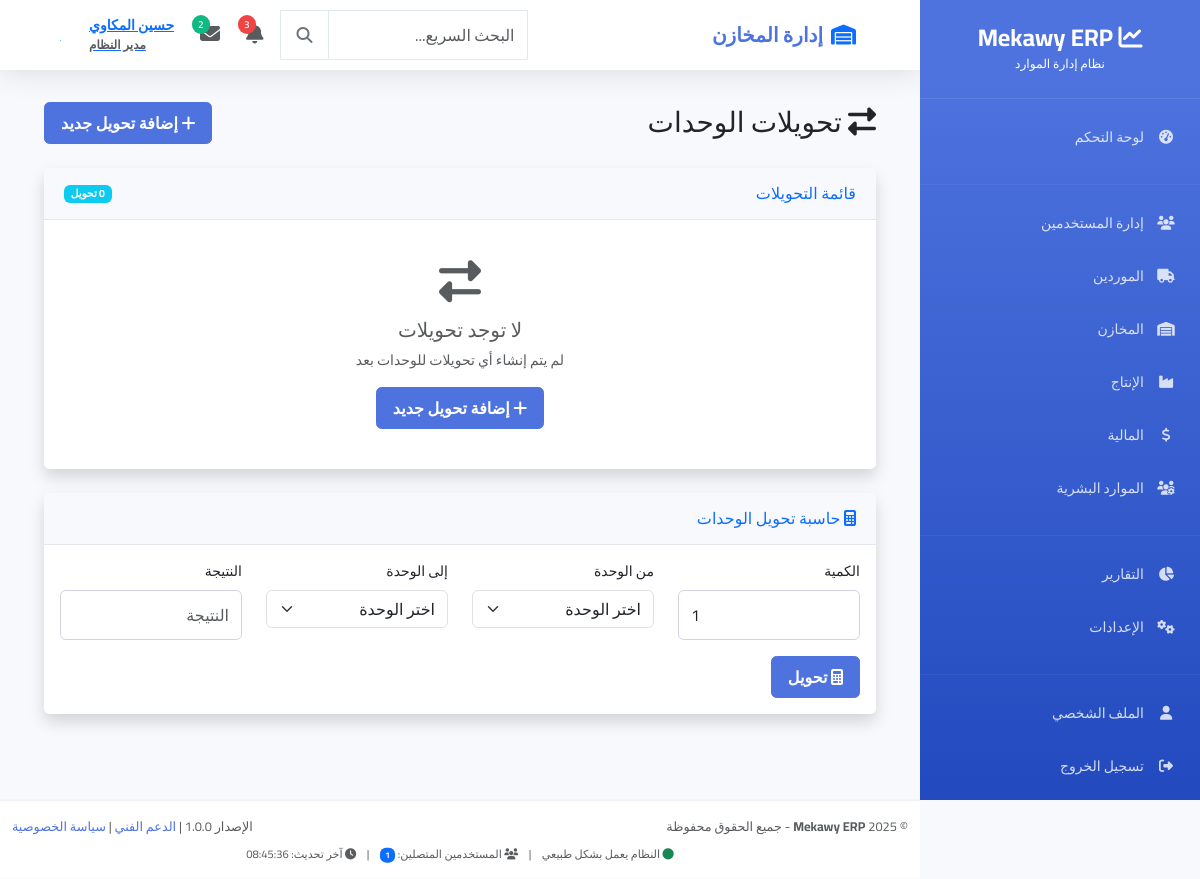
The page /warehouses/unit-conversions/ (signed in) on the database its author committed.
### users/models.py (models this page shows, shortened)
class User(AbstractUser):
    ROLE_CHOICES = [
        ('admin', 'مدير النظام'),
        ('manager', 'مدير'),
        ('warehouse_manager', 'مدير المخازن'),
        ('warehouse_employee', 'موظف مخازن'),
        ('production_manager', 'مدير الإنتاج'),
        ('accountant', 'محاسب'),
        ('employee', 'موظف'),
        ('viewer', 'مشاهد فقط'),
    ]
    email = models.EmailField(unique=True, verbose_name="البريد الإلكتروني")
    phone = models.CharField(max_length=20, blank=True, null=True, verbose_name="رقم الهاتف")
    role = models.CharField(max_length=20, choices=ROLE_CHOICES, default='employee', verbose_name="الدور")
    department = models.CharField(max_length=100, blank=True, null=True, verbose_name="القسم")
    profile_picture = models.ImageField(upload_to='profile_pics/', blank=True, null=True, verbose_name="الصورة الشخصية")
    is_active = models.BooleanField(default=True, verbose_name="نشط")
    created_at = models.DateTimeField(auto_now_add=True, verbose_name="تاريخ الإنشاء")
    updated_at = models.DateTimeField(auto_now=True, verbose_name="آخر تحديث")
    USERNAME_FIELD = 'email'
    REQUIRED_FIELDS = ['username', 'first_name', 'last_name']
    class Meta:
        db_table = 'users_user'
        verbose_name = 'مستخدم'
        verbose_name_plural = 'المستخدمون'
    @property
    def full_name(self):
        return f"{self.first_name} {self.last_name}".strip()

### warehouses/views.py (the view)
# urls.py: path('unit-conversions/', views.UnitConversionListView.as_view(), name='unit_conversion_list'),
class UnitConversionListView(LoginRequiredMixin, ListView):
    model = UnitConversion
    template_name = 'warehouses/unit_conversion_list.html'
    context_object_name = 'conversions'
    paginate_by = 20
    def get_queryset(self):
        return UnitConversion.objects.select_related('from_unit', 'to_unit').order_by('from_unit__name')

### Mekawy_ERP/context_processors.py (called while the page is built)
def global_context(request):
    context = {
        'current_year': timezone.now().year,
        'current_date': timezone.now().date(),
        'current_time': timezone.now().time(),
    }
    if request.user.is_authenticated:
        context['online_users_count'] = User.objects.filter(is_active=True).count()
        context['last_update'] = timezone.now().strftime('%H:%M:%S')
    return context

### templates/warehouses/unit_conversion_list.html (shortened to what this page needs)
{% extends 'base.html' %}
{% load static %}
{% block content %}
<div class="container-fluid">
    <div class="d-sm-flex align-items-center justify-content-between mb-4">
        <h1 class="h3 mb-0 text-gray-800">
            <i class="fas fa-exchange-alt"></i> تحويلات الوحدات
        </h1>
        {% if user.role != 'viewer' %}
        <a href="{% url 'warehouses:unit_conversion_add' %}" class="btn btn-primary">
            <i class="fas fa-plus"></i> إضافة تحويل جديد
        </a>
        {% endif %}
    </div>
    <div class="card shadow mb-4">
        <div class="card-header py-3 d-flex justify-content-between align-items-center">
            <h6 class="m-0 font-weight-bold text-primary">قائمة التحويلات</h6>
            <span class="badge bg-info">{{ conversions|length }} تحويل</span>
        </div>
        <div class="card-body">
            {% if conversions %}
            <div class="table-responsive">
                <table class="table table-bordered table-hover">
                    <thead class="table-light">
                        <tr>
                            <th>من الوحدة</th>
                            <th>إلى الوحدة</th>
                            <th>معامل التحويل</th>
                            <th>مثال</th>
                            <th>الإجراءات</th>
                        </tr>
                    </thead>
                    <tbody>
                        {% for conversion in conversions %}
                        <tr>
                            <td>
                                <span class="badge bg-primary">{{ conversion.from_unit.name }}</span>
                                <small class="text-muted">({{ conversion.from_unit.symbol }})</small>
                            </td>
                            <td>
                                <span class="badge bg-success">{{ conversion.to_unit.name }}</span>
                                <small class="text-muted">({{ conversion.to_unit.symbol }})</small>
                            </td>
                            <td>
                                <strong>{{ conversion.conversion_factor }}</strong>
                            </td>
                            <td>
                                <small class="text-info">
                                    1 {{ conversion.from_unit.symbol }} = {{ conversion.conversion_factor }} {{ conversion.to_unit.symbol }}
                                </small>
                            </td>
                            <td>
                                {% if user.role != 'viewer' %}
                                <div class="btn-group" role="group">
                                    <a href="{% url 'warehouses:unit_conversion_edit' conversion.pk %}"
                                       class="btn btn-sm btn-outline-primary">
                                        <i class="fas fa-edit"></i>
                                    </a>
                                    {% if user.role == 'admin' %}
                                    <a href="{% url 'warehouses:unit_conversion_delete' conversion.pk %}"
                                       class="btn btn-sm btn-outline-danger"
                                       onclick="return confirmDelete('هل أنت متأكد من حذف هذا التحويل؟')">
                                        <i class="fas fa-trash"></i>
                                    </a>
                                    {% endif %}
                                </div>
                                {% endif %}
                            </td>
                        </tr>
                        {% endfor %}
                    </tbody>
                </table>
            </div>
            {% if is_paginated %}
            <nav aria-label="Page navigation">
                <ul class="pagination justify-content-center">
                    {% if page_obj.has_previous %}
                        <li class="page-item">
                            <a class="page-link" href="?page=1">الأولى</a>
                        </li>
                        <li class="page-item">
                            <a class="page-link" href="?page={{ page_obj.previous_page_number }}">السابقة</a>
                        </li>
                    {% endif %}
                    <li class="page-item active">
                        <span class="page-link">{{ page_obj.number }} من {{ page_obj.paginator.num_pages }}</span>
                    </li>
                    {% if page_obj.has_next %}
                        <li class="page-item">
                            <a class="page-link" href="?page={{ page_obj.next_page_number }}">التالية</a>
                        </li>
                        <li class="page-item">
                            <a class="page-link" href="?page={{ page_obj.paginator.num_pages }}">الأخيرة</a>
                        </li>
                    {% endif %}
                </ul>
            </nav>
            {% endif %}
            {% else %}
            <div class="text-center py-4">
                <i class="fas fa-exchange-alt fa-3x text-muted mb-3"></i>
                <h5 class="text-muted">لا توجد تحويلات</h5>
                <p class="text-muted">لم يتم إنشاء أي تحويلات للوحدات بعد</p>
                {% if user.role != 'viewer' %}
                <a href="{% url 'warehouses:unit_conversion_add' %}" class="btn btn-primary">
                    <i class="fas fa-plus"></i> إضافة تحويل جديد
                </a>
                {% endif %}
            </div>
            {% endif %}
        </div>
    </div>
    <div class="card shadow">
        <div class="card-header py-3">
            <h6 class="m-0 font-weight-bold text-primary">
                <i class="fas fa-calculator"></i> حاسبة تحويل الوحدات
            </h6>
        </div>
        <div class="card-body">
            <div class="row">
                <div class="col-md-3">
                    <label class="form-label">الكمية</label>
                    <input type="number" id="quantity" class="form-control" value="1" step="0.01">
                </div>
                <div class="col-md-3">
                    <label class="form-label">من الوحدة</label>
                    <select id="fromUnit" class="form-select">
                        <option value="">اختر الوحدة</option>
                    </select>
                </div>
                <div class="col-md-3">
                    <label class="form-label">إلى الوحدة</label>
                    <select id="toUnit" class="form-select">
                        <option value="">اختر الوحدة</option>
                    </select>
                </div>
                <div class="col-md-3">
                    <label class="form-label">النتيجة</label>
                    <input type="text" id="result" class="form-control" readonly placeholder="النتيجة">
                </div>
            </div>
            <div class="mt-3">
                <button type="button" id="convertBtn" class="btn btn-primary">
                    <i class="fas fa-calculator"></i> تحويل
                </button>
            </div>
        </div>
    </div>
</div>
{% endblock %}

### templates/partials/navbar.html (shortened to what this page needs)
<nav class="navbar navbar-expand-lg">
    <div class="container-fluid px-3">
        <div class="navbar-brand mb-0 fw-bold fs-5">
            {% block page_title %}
                {% if request.resolver_match.url_name == 'index' %}
                    <i class="fas fa-tachometer-alt text-primary me-2"></i>لوحة التحكم
                {% elif 'users' in request.resolver_match.app_name %}
                    <i class="fas fa-users text-primary me-2"></i>إدارة المستخدمين
                {% elif 'suppliers' in request.resolver_match.app_name %}
                    <i class="fas fa-truck text-primary me-2"></i>إدارة الموردين
                {% elif 'warehouses' in request.resolver_match.app_name %}
                    <i class="fas fa-warehouse text-primary me-2"></i>إدارة المخازن
                {% elif 'production' in request.resolver_match.app_name %}
                    <i class="fas fa-industry text-primary me-2"></i>إدارة الإنتاج
                {% elif 'finance' in request.resolver_match.app_name %}
                    <i class="fas fa-chart-line text-primary me-2"></i>إدارة المالية
                {% elif 'hr' in request.resolver_match.app_name %}
                    <i class="fas fa-users-cog text-primary me-2"></i>الموارد البشرية
                {% else %}
                    <i class="fas fa-chart-line text-primary me-2"></i>Mekawy ERP
                {% endif %}
            {% endblock %}
        </div>
        <div class="d-flex align-items-center gap-2">
            <div class="search-container d-none d-md-block">
                <div class="input-group">
                    <input type="text" class="form-control search-input" placeholder="البحث السريع..." style="width: 200px;">
                    <button class="btn btn-outline-secondary search-btn" type="button">
                        <i class="fas fa-search"></i>
                    </button>
                </div>
            </div>
            <div class="dropdown">
                <button class="btn btn-link position-relative p-2" data-bs-toggle="dropdown">
                    <i class="fas fa-bell fs-5 text-muted"></i>
                    <span class="notification-badge">3</span>
                </button>
            </div>
            <div class="dropdown">
                <button class="btn btn-link position-relative p-2" data-bs-toggle="dropdown">
                    <i class="fas fa-envelope fs-5 text-muted"></i>
                    <span class="message-badge">2</span>
                </button>
            </div>
            <div class="dropdown">
                <button class="btn btn-link d-flex align-items-center gap-2 p-2" data-bs-toggle="dropdown">
                    <div class="user-info text-end d-none d-lg-block">
                        <div class="fw-semibold">{{ user.get_full_name|default:user.username }}</div>
                        <small class="text-muted">{{ user.get_role_display|default:"مستخدم" }}</small>
                    </div>
                    {% if user.profile_picture %}
                        <img src="{{ user.profile_picture.url }}" class="user-avatar" alt="{{ user.get_full_name }}">
                    {% else %}
                        <div class="user-avatar-placeholder">
                            {{ user.get_full_name|first|upper|default:"U" }}
                        </div>
                    {% endif %}
                </button>
            </div>
        </div>
    </div>
</nav>

### templates/base.html (style rules this page uses)
:root { --primary-color: #4e73df; --secondary-color: #858796; --success-color: #1cc88a; --info-color: #36b9cc; --warning-color: #f6c23e; --danger-color: #e74a3b; --light-color: #f8f9fc; --dark-color: #5a5c69; --sidebar-width: 280px; --navbar-height: 70px; }
* { font-family: 'Cairo', sans-serif; }
body { background-color: var(--light-color); font-size: 14px; }
.navbar { background-color: white; box-shadow: 0 0.15rem 1.75rem 0 rgba(58, 59, 69, 0.15); height: var(--navbar-height); padding: 0 1.5rem; }
.navbar-brand { font-weight: 700; color: var(--primary-color); }
.card { border: none; box-shadow: 0 0.15rem 1.75rem 0 rgba(58, 59, 69, 0.15); border-radius: 0.35rem; }
.card-header { background-color: var(--light-color); border-bottom: 1px solid #e3e6f0; padding: 1rem 1.25rem; }
.btn { border-radius: 0.35rem; font-weight: 600; padding: 0.5rem 1rem; }
.btn-primary { background-color: var(--primary-color); border-color: var(--primary-color); }
.form-control { border-radius: 0.35rem; border: 1px solid #d1d3e2; padding: 0.75rem; }

### templates/partials/navbar.html (style rules this page uses)
.search-input { border-radius: 20px 0 0 20px; border: 1px solid #e2e8f0; transition: all 0.2s ease; }
.search-btn { border-radius: 0 20px 20px 0; border: 1px solid #e2e8f0; border-right: none; }
.notification-badge, .message-badge { position: absolute; top: 0; left: 0; background: #ef4444; color: white; font-size: 10px; font-weight: 600; padding: 2px 6px; border-radius: 10px; min-width: 16px; text-align: center; }
.message-badge { background: #10b981; }
.user-avatar, .user-avatar-placeholder { width: 32px; height: 32px; border-radius: 50%; }
.user-avatar-placeholder { background: var(--primary); color: white; display: flex; align-items: center; justify-content: center; font-weight: 600; font-size: 14px; }
.user-info { line-height: 1.2; }
.user-info div { font-size: 14px; }
.user-info small { font-size: 12px; }

### rows shown on the page
User: get_full_name "حسين المكاوي", role "مدير النظام", get_full_name|first "ح"

### other values the page prints
{{ conversions|length }} "0"
{{ online_users_count|default:"0" }} "1"
{{ last_update|default:"الآن" }} "08:45:36"
